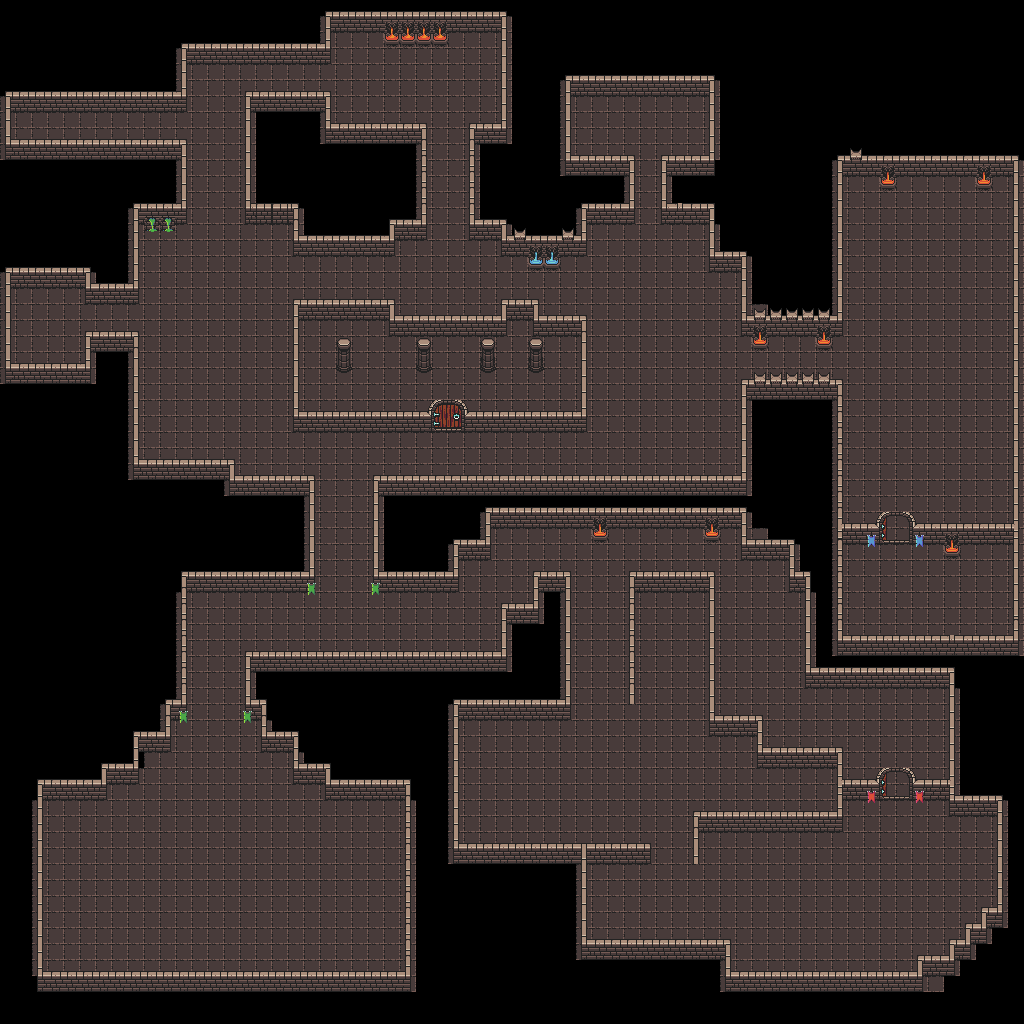

This is a level from a 2D game, rendered from its Tiled map with the project's own tilesets. A one-line summary and the map file follow, with tile-layer data summarised:
An orthogonal 64x64 tile map with 16x16 px tiles, 3 tile layers (Tile Layer 2, wall, Tile Layer 4), 3 tilesets and 122 objects.

<map version="1.10" tiledversion="1.10.2" orientation="orthogonal" renderorder="right-down" width="64" height="64" tilewidth="16" tileheight="16" infinite="0" nextlayerid="8" nextobjectid="127">
 <tileset firstgid="1" source="atlas_floor-16x16.tsx" />
 <tileset firstgid="50" source="atlas_walls_low-16x16.tsx" />
 <tileset firstgid="98" source="atlas_walls_high-16x32.tsx" />
 <layer id="3" name="Tile Layer 2" width="64" height="64">
  <data>[4096 cells, 2611 non-empty, 1 distinct tile ids]</data>
 </layer>
 <layer id="4" name="wall" width="64" height="64">
  <data>[4096 cells, 721 non-empty, 16 distinct tile ids]</data>
 </layer>
 <layer id="5" name="Tile Layer 4" width="64" height="64">
  <data>[4096 cells, 58 non-empty, 17 distinct tile ids]</data>
 </layer>
 <objectgroup id="6" name="collision_layer">
  <object id="1" x="4" y="268" width="88" height="18" />
  <object id="3" x="4" y="363.167" width="88" height="16.5" />
  <object id="4" x="88" y="332.333" width="46.6667" height="20.6667" />
  <object id="5" x="86.6667" y="281" width="46.6667" height="20.6667" />
  <object id="6" x="133.333" y="459" width="96.6667" height="20.6667" />
  <object id="7" x="219.667" y="477" width="96.6667" height="20.6667" />
  <object id="8" x="180.333" y="572.333" width="132" height="20.6667" />
  <object id="9" x="251.333" y="651" width="256" height="20.6667" />
  <object id="10" x="374.667" y="562.667" width="84" height="27.6667" />
  <object id="11" x="452.333" y="529.5" width="38" height="29.6667" />
  <object id="12" x="533.75" y="570.417" width="38" height="29.1667" />
  <object id="13" x="499.5" y="599.667" width="38" height="20.6667" />
  <object id="14" x="698" y="811.417" width="143.334" height="22.8334" />
  <object id="15" x="708.333" y="714.917" width="54" height="19.8334" />
  <object id="16" x="756.333" y="747.917" width="79.3333" height="18.8334" />
  <object id="17" x="581.666" y="938.917" width="147.667" height="19.1667" />
  <object id="18" x="452.333" y="842.917" width="198" height="19.8334" />
  <object id="19" x="453" y="699.917" width="117.333" height="21.3334" />
  <object id="20" x="726.667" y="971.584" width="195.333" height="19.8334" />
  <object id="21" x="948.667" y="940.583" width="23.9997" height="18.8334" />
  <object id="22" x="917.667" y="955.25" width="37.333" height="19.5001" />
  <object id="23" x="965.667" y="923.25" width="23.333" height="22.1667" />
  <object id="24" x="949.333" y="795.917" width="48.6664" height="18.8334" />
  <object id="25" x="982.334" y="907.917" width="13.333" height="18.8334" />
  <object id="26" x="841.667" y="780.25" width="36.3331" height="18.8334" />
  <object id="27" x="805.167" y="669.583" width="147.666" height="18.8334" />
  <object id="28" x="912.667" y="780.083" width="41.5831" height="18.8334" />
  <object id="29" x="839.5" y="634.583" width="177.666" height="18.8334" />
  <object id="30" x="841.834" y="524.583" width="41.666" height="18.8334" />
  <object id="31" x="912.5" y="525.917" width="103.666" height="18.8334" />
  <object id="32" x="742.167" y="538.583" width="48.3327" height="18.8334" />
  <object id="33" x="785.834" y="571.917" width="20.3327" height="18.8334" />
  <object id="34" x="489.834" y="505.25" width="251.666" height="23.3334" />
  <object id="35" x="381.5" y="473.917" width="363.666" height="18.8334" />
  <object id="36" x="36.7731" y="972.341" width="372.999" height="18.8334" />
  <object id="37" x="42.8337" y="782.583" width="62.9993" height="18.8334" />
  <object id="38" x="325.167" y="781.25" width="81.666" height="18.8334" />
  <object id="39" x="100.5" y="753.917" width="40.3327" height="28.8334" />
  <object id="40" x="293.834" y="751.917" width="40.3327" height="32.1667" />
  <object id="41" x="261.834" y="731.25" width="40.3327" height="18.8334" />
  <object id="42" x="131.167" y="729.917" width="40.3327" height="23.5001" />
  <object id="43" x="245.5" y="697.25" width="19.9994" height="18.8334" />
  <object id="44" x="165.834" y="698.583" width="20.2494" height="18.8334" />
  <object id="45" x="370.333" y="474.167" width="26" height="114.833" />
  <object id="47" x="405.666" y="780.5" width="12.6667" height="211.833" />
  <object id="48" x="261.417" y="713.667" width="22.25" height="18.6663" />
  <object id="49" x="155.667" y="714.667" width="14.75" height="18.6663" />
  <object id="50" x="25.6667" y="782.667" width="16.5" height="207.333" />
  <object id="51" x="245.25" y="652" width="23.75" height="65.9997" />
  <object id="52" x="176" y="574.333" width="10.25" height="125.333" />
  <object id="53" x="293.5" y="477.584" width="26" height="114.833" />
  <object id="54" x="293.75" y="300.584" width="7.25" height="128.833" />
  <object id="55" x="85.5" y="332.084" width="9.5" height="50.333" />
  <object id="56" x="127.25" y="331.834" width="10.75" height="144.333" />
  <object id="57" x="1.25" y="267.834" width="9.25" height="114.833" />
  <object id="58" x="128.25" y="204.834" width="10" height="97.833" />
  <object id="59" x="175.25" y="138.834" width="10.6364" height="83.833" />
  <object id="60" x="4.83333" y="92.9168" width="13" height="63.9997" />
  <object id="61" x="138.167" y="203.167" width="46.6667" height="20.6667" />
  <object id="62" x="250.167" y="203.167" width="46.6667" height="20.6667" />
  <object id="63" x="4.66665" y="139.417" width="180.667" height="18.9167" />
  <object id="64" x="10.6666" y="89.6667" width="175.333" height="20.6667" />
  <object id="65" x="185.333" y="45" width="143.333" height="20.6667" />
  <object id="66" x="245.75" y="92.2502" width="6.75" height="131.083" />
  <object id="67" x="180.833" y="44.0002" width="5.75" height="66.2497" />
  <object id="68" x="321.5" y="93.3335" width="13" height="43.333" />
  <object id="69" x="293.833" y="208.333" width="10" height="46.083" />
  <object id="70" x="415.5" y="123.667" width="13" height="113.333" />
  <object id="71" x="468.833" y="120.667" width="13" height="113.333" />
  <object id="72" x="498.167" y="17.3335" width="13" height="113.333" />
  <object id="73" x="320.833" y="10.0002" width="13" height="57.333" />
  <object id="74" x="325.667" y="10.3333" width="178.666" height="20.6667" />
  <object id="75" x="322" y="122.333" width="105.999" height="20.6667" />
  <object id="76" x="251.667" y="91" width="81.3323" height="20.6667" />
  <object id="77" x="294.001" y="233" width="99.3323" height="20.6667" />
  <object id="78" x="294.334" y="299.667" width="99.3323" height="20.6667" />
  <object id="79" x="294.334" y="411.667" width="136.666" height="20.6667" />
  <object id="80" x="461" y="409.667" width="123.333" height="20.6667" />
  <object id="81" x="383.667" y="313.667" width="123.333" height="20.6667" />
  <object id="82" x="501.667" y="300.333" width="35.333" height="20.6667" />
  <object id="83" x="735.667" y="315" width="107.333" height="20.6667" />
  <object id="84" x="532.333" y="314.333" width="54.6663" height="20.6667" />
  <object id="85" x="502.667" y="237" width="82.6663" height="20.6667" />
  <object id="86" x="469.667" y="124.333" width="35.333" height="20.6667" />
  <object id="87" x="479" y="219" width="35.333" height="20.6667" />
  <object id="88" x="387.667" y="219.667" width="35.333" height="20.6667" />
  <object id="89" x="587" y="205" width="47.333" height="20.6667" />
  <object id="90" x="663" y="203" width="47.333" height="20.6667" />
  <object id="92" x="565" y="157" width="67.333" height="20.6667" />
  <object id="94" x="661" y="154.333" width="53.9997" height="20.6667" />
  <object id="95" x="567.667" y="77.6667" width="146.666" height="20.6667" />
  <object id="96" x="564.833" y="76.0002" width="13" height="85.333" />
  <object id="97" x="706.167" y="79.3335" width="13" height="85.333" />
  <object id="98" x="623.5" y="156" width="13" height="66.6663" />
  <object id="99" x="658.833" y="154.667" width="13" height="66.6663" />
  </objectgroup>
</map>
<!-- 27 of 122 objects omitted -->
